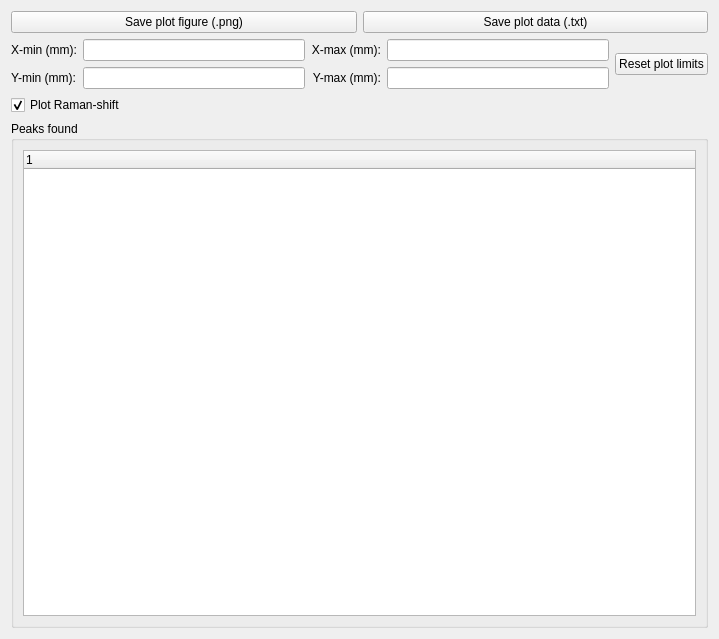
<?xml version="1.0" encoding="UTF-8"?>
<ui version="4.0">
 <class>spectra_peak_finder</class>
 <widget class="QWidget" name="spectra_peak_finder">
  <property name="geometry">
   <rect>
    <x>0</x>
    <y>0</y>
    <width>719</width>
    <height>639</height>
   </rect>
  </property>
  <property name="windowTitle">
   <string>Form</string>
  </property>
  <layout class="QVBoxLayout" name="verticalLayout_2">
   <item>
    <layout class="QVBoxLayout" name="main_layout">
     <item>
      <layout class="QVBoxLayout" name="lyt_plot"/>
     </item>
     <item>
      <layout class="QHBoxLayout" name="horizontalLayout_4">
       <item>
        <widget class="QPushButton" name="btn_savePlotPng">
         <property name="text">
          <string>Save plot figure (.png)</string>
         </property>
        </widget>
       </item>
       <item>
        <widget class="QPushButton" name="btn_savePlotTxt">
         <property name="text">
          <string>Save plot data (.txt)</string>
         </property>
        </widget>
       </item>
      </layout>
     </item>
     <item>
      <layout class="QGridLayout" name="lyt_limits">
       <item row="0" column="4" rowspan="2">
        <widget class="QPushButton" name="btn_resetLimits">
         <property name="text">
          <string>Reset plot limits</string>
         </property>
        </widget>
       </item>
       <item row="2" column="0" colspan="5">
        <widget class="QCheckBox" name="chk_RamanShift">
         <property name="text">
          <string>Plot Raman-shift</string>
         </property>
         <property name="checked">
          <bool>true</bool>
         </property>
        </widget>
       </item>
       <item row="0" column="2">
        <widget class="QLabel" name="label_3">
         <property name="sizePolicy">
          <sizepolicy hsizetype="Fixed" vsizetype="Fixed">
           <horstretch>0</horstretch>
           <verstretch>0</verstretch>
          </sizepolicy>
         </property>
         <property name="text">
          <string>X-max (mm):</string>
         </property>
         <property name="alignment">
          <set>Qt::AlignmentFlag::AlignRight|Qt::AlignmentFlag::AlignTrailing|Qt::AlignmentFlag::AlignVCenter</set>
         </property>
        </widget>
       </item>
       <item row="1" column="2">
        <widget class="QLabel" name="label_4">
         <property name="sizePolicy">
          <sizepolicy hsizetype="Preferred" vsizetype="Fixed">
           <horstretch>0</horstretch>
           <verstretch>0</verstretch>
          </sizepolicy>
         </property>
         <property name="text">
          <string>Y-max (mm):</string>
         </property>
         <property name="alignment">
          <set>Qt::AlignmentFlag::AlignRight|Qt::AlignmentFlag::AlignTrailing|Qt::AlignmentFlag::AlignVCenter</set>
         </property>
        </widget>
       </item>
       <item row="1" column="0">
        <widget class="QLabel" name="label_2">
         <property name="sizePolicy">
          <sizepolicy hsizetype="Fixed" vsizetype="Fixed">
           <horstretch>0</horstretch>
           <verstretch>0</verstretch>
          </sizepolicy>
         </property>
         <property name="text">
          <string>Y-min (mm):</string>
         </property>
         <property name="alignment">
          <set>Qt::AlignmentFlag::AlignRight|Qt::AlignmentFlag::AlignTrailing|Qt::AlignmentFlag::AlignVCenter</set>
         </property>
        </widget>
       </item>
       <item row="0" column="0">
        <widget class="QLabel" name="label">
         <property name="sizePolicy">
          <sizepolicy hsizetype="Fixed" vsizetype="Fixed">
           <horstretch>0</horstretch>
           <verstretch>0</verstretch>
          </sizepolicy>
         </property>
         <property name="text">
          <string>X-min (mm):</string>
         </property>
         <property name="alignment">
          <set>Qt::AlignmentFlag::AlignRight|Qt::AlignmentFlag::AlignTrailing|Qt::AlignmentFlag::AlignVCenter</set>
         </property>
        </widget>
       </item>
       <item row="0" column="1">
        <widget class="QLineEdit" name="ent_xmin"/>
       </item>
       <item row="0" column="3">
        <widget class="QLineEdit" name="ent_xmax"/>
       </item>
       <item row="1" column="1">
        <widget class="QLineEdit" name="ent_ymin"/>
       </item>
       <item row="1" column="3">
        <widget class="QLineEdit" name="ent_ymax"/>
       </item>
      </layout>
     </item>
     <item>
      <layout class="QHBoxLayout" name="horizontalLayout_2">
       <item>
        <layout class="QFormLayout" name="lyt_form_parmas"/>
       </item>
       <item>
        <widget class="QGroupBox" name="groupBox">
         <property name="title">
          <string>Peaks found</string>
         </property>
         <layout class="QHBoxLayout" name="horizontalLayout_3">
          <item>
           <layout class="QVBoxLayout" name="verticalLayout">
            <item>
             <widget class="QTreeWidget" name="tree_peaks">
              <column>
               <property name="text">
                <string notr="true">1</string>
               </property>
              </column>
             </widget>
            </item>
           </layout>
          </item>
         </layout>
        </widget>
       </item>
      </layout>
     </item>
    </layout>
   </item>
  </layout>
 </widget>
 <resources/>
 <connections/>
</ui>
